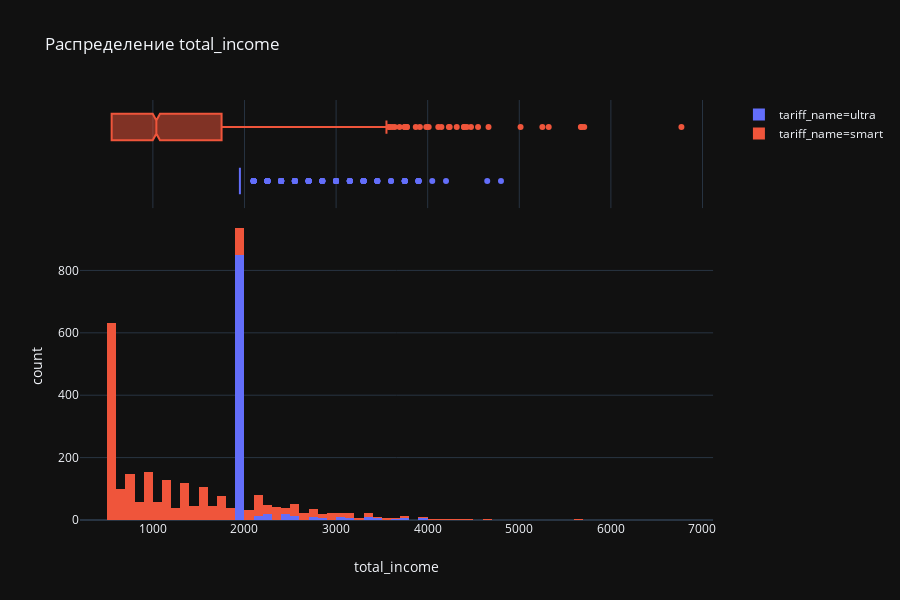
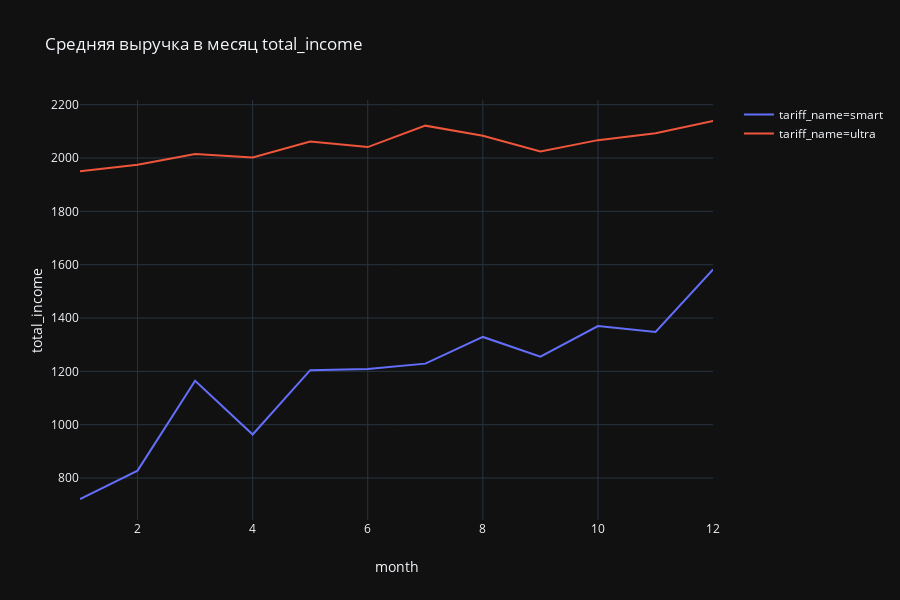

Notebook code cell kept with these figures, in order:
### Markdown cell above
*На гистограмме распределения интернет_трафика (и из расчетов) клиентов Мегалайн видно, что в среднем на обоих тарифах используется почти одинаковое кол-во гб (20 и 17). Следует отметить, что на тарифе ультра пользатели в основном укладываются в бесплатный пакет интернет_трафика в 30 гб, а вот на тарифе Смарт большая часть пользователей тратят больше гб, чем включено в их тариф (что подтверждает и среднее, которое уже больше включенных 15 гб).*

### Code cell
def analysis(df, usluga):
    pivot = df.pivot_table(index = 'tariff_name', values = usluga, aggfunc = ['mean', 'var', 'std'])
    print('Статистики по ', usluga)
    display(pivot)
    
    fig = px.histogram(df, x = usluga, color = 'tariff_name', marginal = 'box', title = 'Распределение '+usluga, template = 'plotly_dark')
    fig.show()
    
    fig = px.line(df.pivot_table(index = ['tariff_name', 'month'], values = usluga, aggfunc = 'mean').reset_index(), x = 'month', y = usluga, color = 'tariff_name', title = 'Средняя выручка в месяц '+usluga, template = 'plotly_dark')
    fig.show()
    
analysis(new_table, 'total_income')

### Figure 1 — Plotly figure (JSON) as saved in the notebook; plotly's stock layout.template omitted (floating-point values rounded to 4 significant figures; data arrays with more than 128 entries replaced by an {"elided": "..."} marker saying what was removed)
{"data": [{"alignmentgroup": "True", "bingroup": "x", "hoverlabel": {"namelength": 0}, "hovertemplate": "tariff_name=ultra<br>total_income=%{x}<br>count=%{y}", "legendgroup": "tariff_name=ultra", "marker": {"color": "#636efa"}, "name": "tariff_name=ultra", "offsetgroup": "tariff_name=ultra", "orientation": "v", "showlegend": true, "type": "histogram", "x": {"elided": "985 int values"}, "xaxis": "x", "yaxis": "y"}, {"alignmentgroup": "True", "hoverlabel": {"namelength": 0}, "hovertemplate": "tariff_name=ultra<br>total_income=%{x}", "legendgroup": "tariff_name=ultra", "marker": {"color": "#636efa"}, "name": "tariff_name=ultra", "notched": true, "offsetgroup": "tariff_name=ultra", "showlegend": false, "type": "box", "x": {"elided": "985 int values"}, "xaxis": "x2", "yaxis": "y2"}, {"alignmentgroup": "True", "bingroup": "x", "hoverlabel": {"namelength": 0}, "hovertemplate": "tariff_name=smart<br>total_income=%{x}<br>count=%{y}", "legendgroup": "tariff_name=smart", "marker": {"color": "#EF553B"}, "name": "tariff_name=smart", "offsetgroup": "tariff_name=smart", "orientation": "v", "showlegend": true, "type": "histogram", "x": {"elided": "2229 int values"}, "xaxis": "x", "yaxis": "y"}, {"alignmentgroup": "True", "hoverlabel": {"namelength": 0}, "hovertemplate": "tariff_name=smart<br>total_income=%{x}", "legendgroup": "tariff_name=smart", "marker": {"color": "#EF553B"}, "name": "tariff_name=smart", "notched": true, "offsetgroup": "tariff_name=smart", "showlegend": false, "type": "box", "x": {"elided": "2229 int values"}, "xaxis": "x2", "yaxis": "y2"}], "layout": {"barmode": "relative", "height": 600, "legend": {"tracegroupgap": 0}, "title": {"text": "Распределение total_income"}, "xaxis": {"anchor": "y", "domain": [0, 0.98], "title": {"text": "total_income"}}, "xaxis2": {"anchor": "y2", "domain": [0, 0.98], "matches": "x", "showgrid": true, "showticklabels": false}, "yaxis": {"anchor": "x", "domain": [0, 0.7326], "title": {"text": "count"}}, "yaxis2": {"anchor": "x2", "domain": [0.7426, 1], "matches": "y2", "showgrid": false, "showticklabels": false}}}

### Figure 2 — Plotly figure (JSON) as saved in the notebook; plotly's stock layout.template omitted (floating-point values rounded to 4 significant figures)
{"data": [{"hoverlabel": {"namelength": 0}, "hovertemplate": "tariff_name=smart<br>month=%{x}<br>total_income=%{y}", "legendgroup": "tariff_name=smart", "line": {"color": "#636efa", "dash": "solid"}, "mode": "lines", "name": "tariff_name=smart", "showlegend": true, "type": "scatter", "x": [1, 2, 3, 4, 5, 6, 7, 8, 9, 10, 11, 12], "xaxis": "x", "y": [721.3, 827.6, 1165.0, 963.1, 1205.0, 1209.0, 1229.0, 1329.0, 1255.0, 1370.0, 1347.0, 1583.0], "yaxis": "y"}, {"hoverlabel": {"namelength": 0}, "hovertemplate": "tariff_name=ultra<br>month=%{x}<br>total_income=%{y}", "legendgroup": "tariff_name=ultra", "line": {"color": "#EF553B", "dash": "solid"}, "mode": "lines", "name": "tariff_name=ultra", "showlegend": true, "type": "scatter", "x": [1, 2, 3, 4, 5, 6, 7, 8, 9, 10, 11, 12], "xaxis": "x", "y": [1950, 1975, 2015.0, 2002.0, 2062.0, 2041.0, 2121.0, 2083.0, 2024.0, 2067.0, 2093.0, 2139.0], "yaxis": "y"}], "layout": {"height": 600, "legend": {"tracegroupgap": 0}, "title": {"text": "Средняя выручка в месяц total_income"}, "xaxis": {"anchor": "y", "domain": [0, 0.98], "title": {"text": "month"}}, "yaxis": {"anchor": "x", "domain": [0, 1], "title": {"text": "total_income"}}}}
